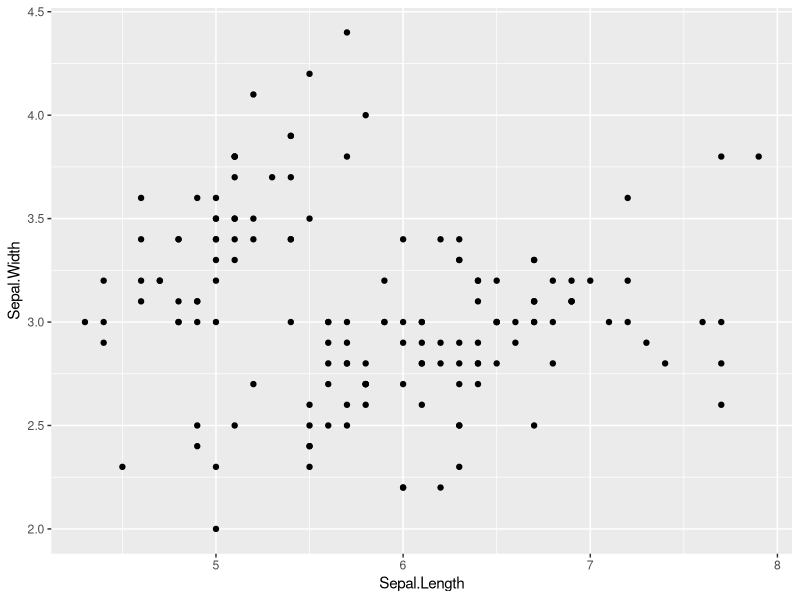
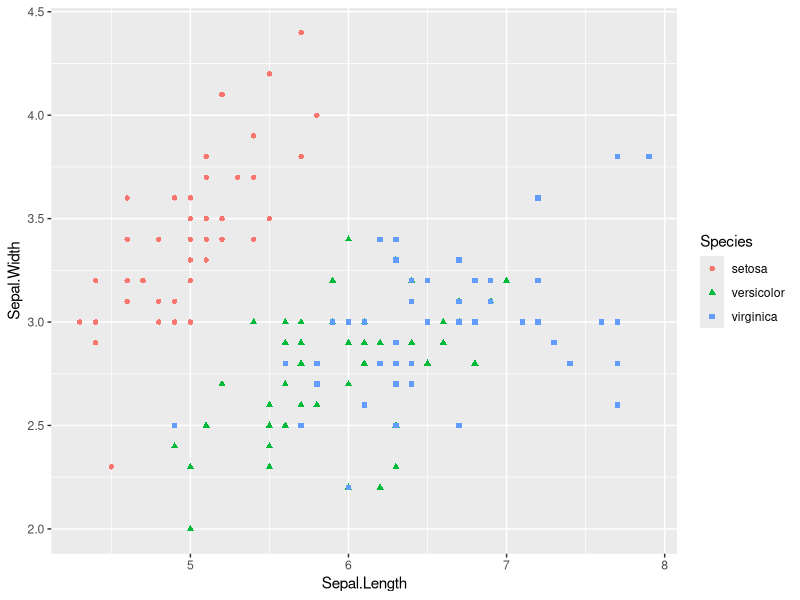
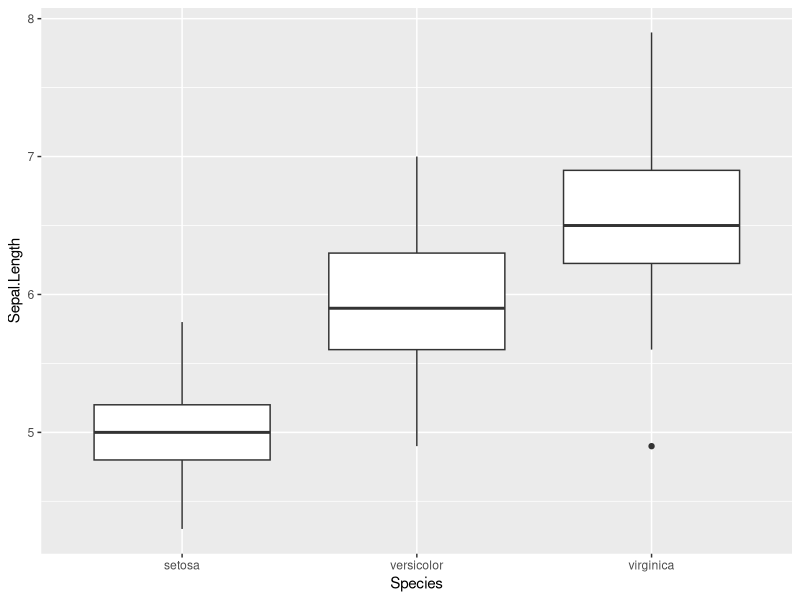
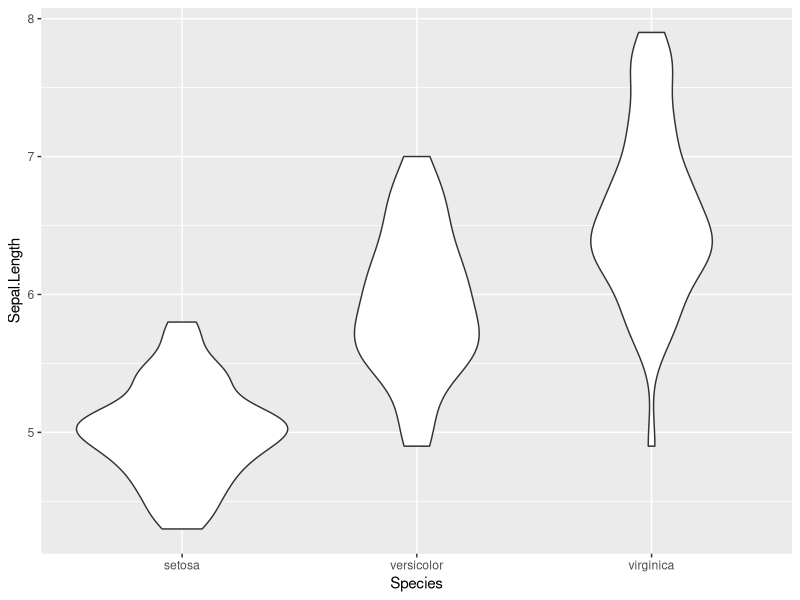
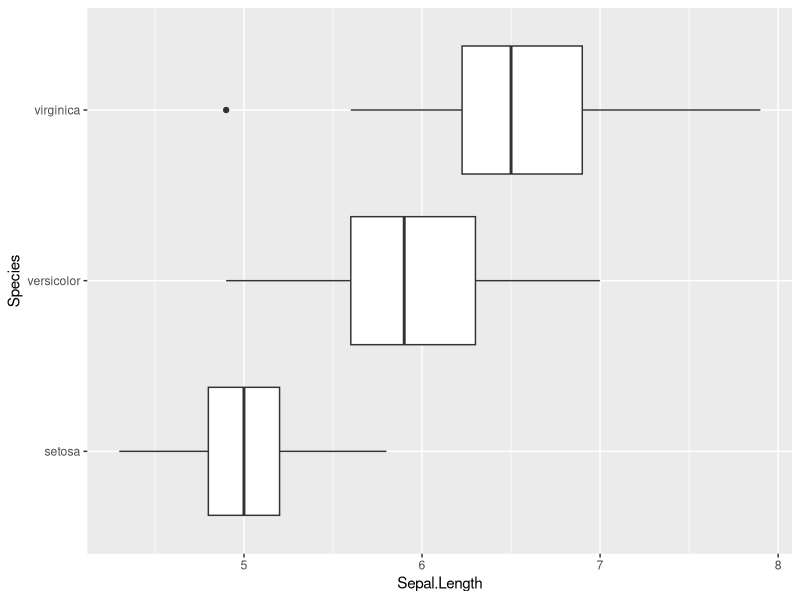
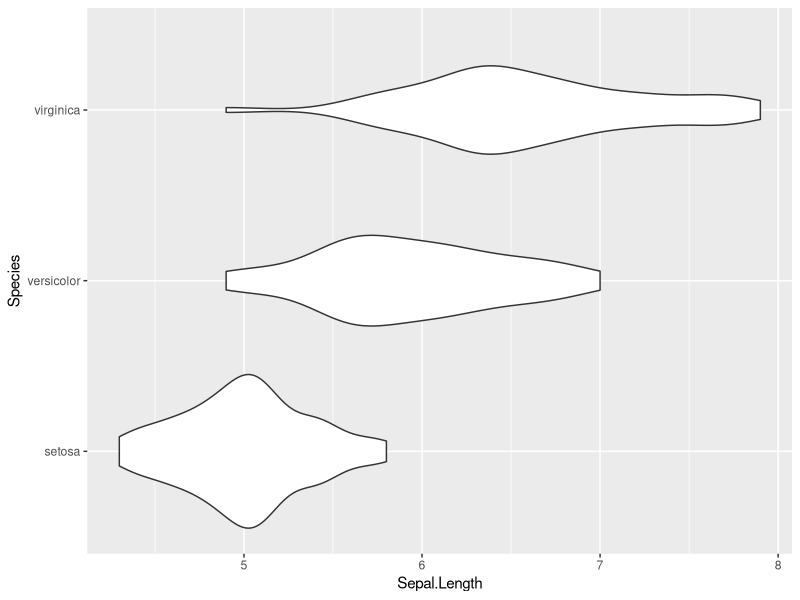
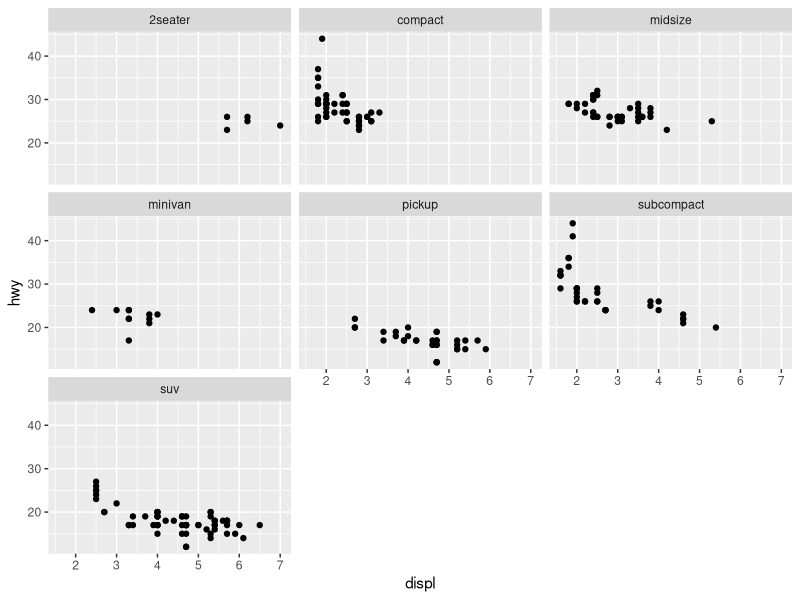

These charts were generated, in order, by the following R code:
## ---- chunk 1
rm(list = ls())
## ---- chunk 2
library(ggplot2)
## ---- chunk 3
ggplot(data = iris, aes(x = Sepal.Length,
                        y = Sepal.Width)) +
                        geom_point()
## ---- chunk 4
ggplot(data = iris, aes(Sepal.Length,
                        Sepal.Width,
                        color = Species,
                        shape = Species)) +
                        geom_point()
## ---- chunk 5
ggplot(data = iris,
       aes(Species,
           Sepal.Length
           )
       ) +
       geom_boxplot()
## ---- chunk 6
ggplot(data = iris,
       aes(Species,
           Sepal.Length
          )
      ) +
      geom_violin()
## ---- chunk 7
ggplot(data = iris,
       aes(Species,
           Sepal.Length
          )
      ) +
      geom_boxplot() +
      coord_flip()
## ---- chunk 8
ggplot(data = iris,
       aes(Species,
           Sepal.Length
          )
      ) +
        geom_violin() +
        coord_flip()
## ---- chunk 9
ggplot(mpg,
       aes(
          displ,
          hwy
          )
      ) +
      geom_point() +
      facet_wrap(~ class)
